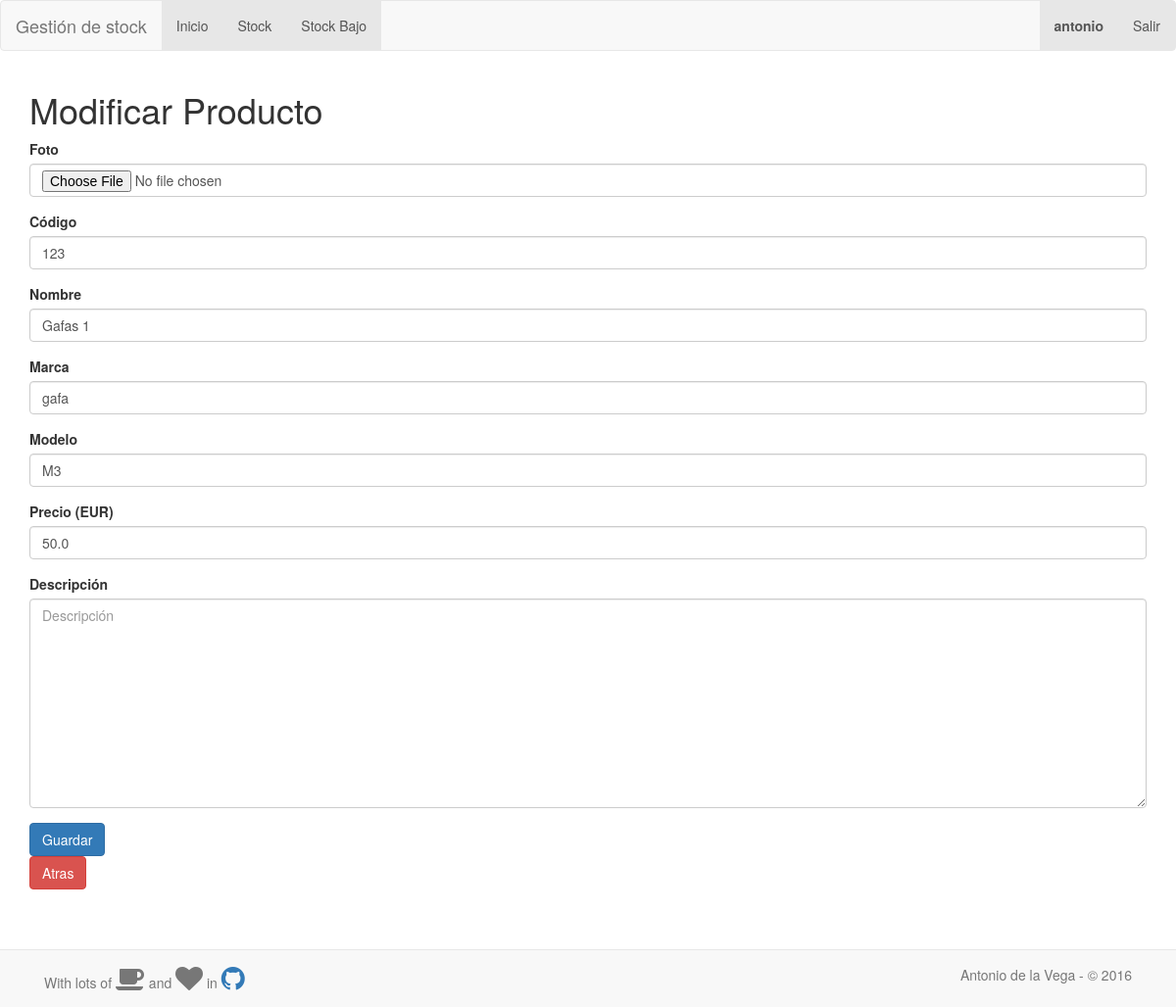
The page /stock/modificar/1 (signed in) on the database its author committed.
### gestion_stock/models.py (models this page shows, shortened)
class Producto(models.Model):
    cantidad = models.PositiveIntegerField()
    codigo = models.CharField('Código', max_length=30, blank=True)
    nombre = models.CharField(max_length=30, blank=True)
    marca = models.CharField(max_length=30, blank=True)
    modelo = models.CharField(max_length=30, blank=True)
    precio = models.FloatField('Precio (EUR)')
    descripcion = models.TextField('Descripción', max_length=250, blank=True, null=True)
    foto = models.ImageField(upload_to='stock/', null=True, blank=True)

### gestion_stock/views.py (the view)
# urls.py: url(r'^modificar/(?P<id>[0-9]+)$', views.modificar_producto, name='modificar'),
@login_required
def modificar_producto(request, id):
    producto = Producto.objects.get(pk=id)
    if request.method == "POST":
        form = ModificarProductoForm(request.POST, request.FILES)
        if form.is_valid():
            form = form.cleaned_data
            if form['foto']:
                producto.foto = form['foto']
            if form['nombre']:
                producto.nombre = form['nombre']
            if form['codigo']:
                producto.codigo = form['codigo']
            if form['marca']:
                producto.marca = form['marca']
            if form['modelo']:
                producto.modelo = form['modelo']
            if form['precio']:
                producto.precio = form['precio']
            if form['descripcion']:
                producto.direccion = form['descripcion']
            producto.save()
            return HttpResponseRedirect('/stock')
    else:
        form = ModificarProductoForm(instance=producto)
    return render(request, 'gestion_stock/modificar_producto.html', {'form': form})

### gestion_stock/forms.py
class ModificarProductoForm(ModelForm):
    class Meta:
        model = Producto
        fields = ['foto', 'codigo', 'nombre', 'marca', 'modelo',
                  'precio', 'descripcion']

### gestion_stock/templates/gestion_stock/modificar_producto.html (shortened to what this page needs)
{% extends "gestion_stock/base.html" %}
{% load bootstrap3 %}
{% block content %}
    <h1> Modificar Producto</h1>
    <form method="post" class="form" enctype="multipart/form-data">
        {% bootstrap_form form %}
        {% buttons %}
            <button type="submit" class="btn btn-primary">Guardar</button>
            </form>
            <form action="/stock">
                <button type="submit" class="btn btn-danger">Atras</button>
            </form>
        {% endbuttons %}
{% endblock %}

### inicio/templates/inicio/base.html (shortened to what this page needs)
<!DOCTYPE html>
<html lang="es">
<head>
    <link rel="stylesheet" href="https://maxcdn.bootstrapcdn.com/font-awesome/4.5.0/css/font-awesome.min.css">
    <link href="/static/css/datetimepicker.css" type="text/css" media="all" rel="stylesheet"/>
    {% load staticfiles %}
</head>
<body>
{% load bootstrap3 %}
{% bootstrap_css %}
{% load staticfiles %}
<div id="bar">
    {% block bar %}
        <nav role="navigation" class="navbar navbar-default">
            <div class="navbar-header">
                <div id="bar_name">
                    {% block bar_name %}{% endblock %}
                </div>
            </div>
            <div id="navbarCollapse" class="collapse navbar-collapse">
                <ul class="nav navbar-nav">
                    <li class="active"><a href="/inicio">Inicio</a></li>
                    {% block extend_menu %}{% endblock %}
                </ul>
                <ul class="nav navbar-nav navbar-right">
                    <li class="active"><a href="#"><strong>{{ request.user.username }}</strong></a></li>
                    <li class="active"><a href="/logout">Salir</a></li>
                </ul>
            </div>
        </nav>
    {% endblock %}
</div>
<div class="container">
    <div id="content">
        {% block content %}{% endblock %}
    </div>
</div>
<p> &nbsp</p>
<p> &nbsp</p>
<p> &nbsp</p>
<p> &nbsp</p>
<div class="navbar navbar-default navbar-fixed-bottom">
    <div class="container">
        <p class="navbar-text pull-left">
            With lots of <i class="fa fa-coffee fa-2x"></i> and <i class="fa fa-heart fa-2x"></i> in <a
                href="https://github.com/antoniovj1/proyecto_ddsi"> <i class="fa fa-github fa-2x"></i> </a>
        </p>
        <p class="navbar-text pull-right"> Antonio de la Vega - © 2016 </p>
    </div>
</div>
</body>
</html>

### rows shown on the page
Producto: codigo "123", nombre "Gafas 1", marca "gafa", modelo "M3", precio "50.0"

### other values the page prints
{{ request.user.username }} "antonio"
